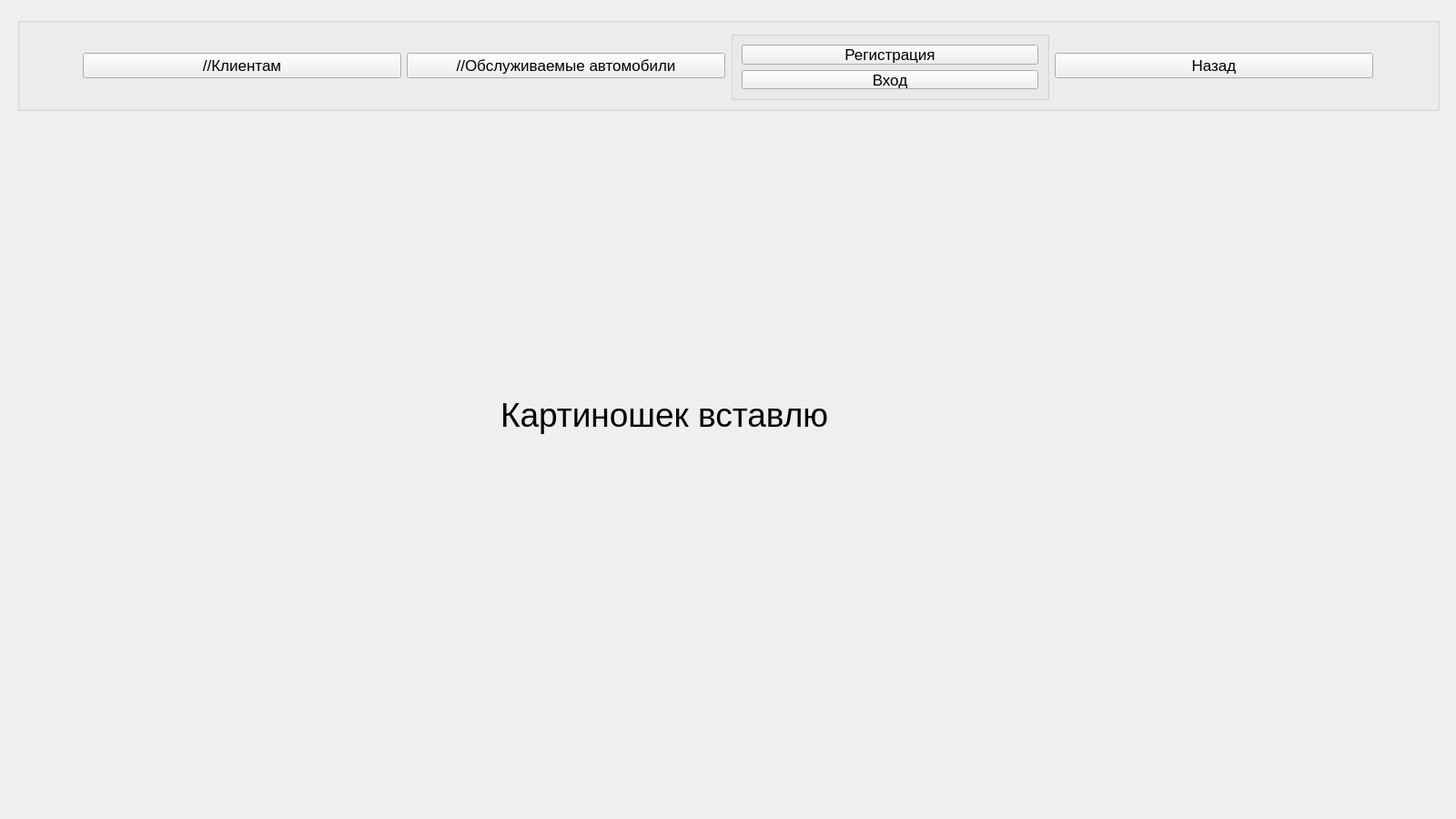
<?xml version="1.0" encoding="UTF-8"?>
<ui version="4.0">
 <class>mainWidget</class>
 <widget class="QWidget" name="mainWidget">
  <property name="geometry">
   <rect>
    <x>0</x>
    <y>0</y>
    <width>1600</width>
    <height>900</height>
   </rect>
  </property>
  <property name="minimumSize">
   <size>
    <width>1600</width>
    <height>900</height>
   </size>
  </property>
  <property name="windowTitle">
   <string>LandRover Group</string>
  </property>
  <widget class="QStackedWidget" name="mainWidgets">
   <property name="geometry">
    <rect>
     <x>10</x>
     <y>130</y>
     <width>1581</width>
     <height>761</height>
    </rect>
   </property>
   <property name="minimumSize">
    <size>
     <width>1581</width>
     <height>761</height>
    </size>
   </property>
   <property name="maximumSize">
    <size>
     <width>1312341</width>
     <height>213231</height>
    </size>
   </property>
   <property name="currentIndex">
    <number>1</number>
   </property>
   <widget class="QWidget" name="Authorization">
    <layout class="QGridLayout" name="gridLayout_9">
     <item row="0" column="1">
      <widget class="QGroupBox" name="groupBox_5">
       <property name="font">
        <font>
         <pointsize>14</pointsize>
        </font>
       </property>
       <property name="title">
        <string>Авторизация</string>
       </property>
       <property name="alignment">
        <set>Qt::AlignCenter</set>
       </property>
       <layout class="QGridLayout" name="gridLayout_11">
        <item row="3" column="1">
         <spacer name="verticalSpacer_6">
          <property name="orientation">
           <enum>Qt::Vertical</enum>
          </property>
          <property name="sizeHint" stdset="0">
           <size>
            <width>20</width>
            <height>40</height>
           </size>
          </property>
         </spacer>
        </item>
        <item row="2" column="0">
         <spacer name="horizontalSpacer_5">
          <property name="orientation">
           <enum>Qt::Horizontal</enum>
          </property>
          <property name="sizeHint" stdset="0">
           <size>
            <width>40</width>
            <height>20</height>
           </size>
          </property>
         </spacer>
        </item>
        <item row="0" column="1">
         <spacer name="verticalSpacer_5">
          <property name="orientation">
           <enum>Qt::Vertical</enum>
          </property>
          <property name="sizeHint" stdset="0">
           <size>
            <width>20</width>
            <height>40</height>
           </size>
          </property>
         </spacer>
        </item>
        <item row="2" column="1">
         <layout class="QVBoxLayout" name="verticalLayout_4">
          <item>
           <layout class="QHBoxLayout" name="horizontalLayout_8">
            <item>
             <widget class="QRadioButton" name="radioButtonEmployee">
              <property name="minimumSize">
               <size>
                <width>0</width>
                <height>50</height>
               </size>
              </property>
              <property name="cursor">
               <cursorShape>PointingHandCursor</cursorShape>
              </property>
              <property name="text">
               <string>Сотрудник</string>
              </property>
             </widget>
            </item>
            <item>
             <widget class="QRadioButton" name="radioButtonClient">
              <property name="minimumSize">
               <size>
                <width>0</width>
                <height>50</height>
               </size>
              </property>
              <property name="cursor">
               <cursorShape>PointingHandCursor</cursorShape>
              </property>
              <property name="text">
               <string>Клиент</string>
              </property>
             </widget>
            </item>
           </layout>
          </item>
          <item>
           <spacer name="verticalSpacer_7">
            <property name="orientation">
             <enum>Qt::Vertical</enum>
            </property>
            <property name="sizeHint" stdset="0">
             <size>
              <width>20</width>
              <height>40</height>
             </size>
            </property>
           </spacer>
          </item>
          <item>
           <layout class="QHBoxLayout" name="horizontalLayout_5">
            <item>
             <widget class="QLabel" name="label_7">
              <property name="text">
               <string>Логин:</string>
              </property>
              <property name="alignment">
               <set>Qt::AlignCenter</set>
              </property>
             </widget>
            </item>
            <item>
             <widget class="QLineEdit" name="lineEdit">
              <property name="minimumSize">
               <size>
                <width>0</width>
                <height>40</height>
               </size>
              </property>
              <property name="maximumSize">
               <size>
                <width>428</width>
                <height>16777215</height>
               </size>
              </property>
             </widget>
            </item>
           </layout>
          </item>
          <item>
           <layout class="QHBoxLayout" name="horizontalLayout_6">
            <item>
             <widget class="QLabel" name="label_8">
              <property name="text">
               <string>Пароль:</string>
              </property>
              <property name="alignment">
               <set>Qt::AlignCenter</set>
              </property>
             </widget>
            </item>
            <item>
             <widget class="QLineEdit" name="lineEdit_2">
              <property name="minimumSize">
               <size>
                <width>0</width>
                <height>40</height>
               </size>
              </property>
              <property name="maximumSize">
               <size>
                <width>428</width>
                <height>16777215</height>
               </size>
              </property>
              <property name="echoMode">
               <enum>QLineEdit::Password</enum>
              </property>
             </widget>
            </item>
           </layout>
          </item>
          <item>
           <layout class="QHBoxLayout" name="horizontalLayout_7">
            <item>
             <widget class="QLabel" name="labelCode">
              <property name="text">
               <string>Код:</string>
              </property>
              <property name="alignment">
               <set>Qt::AlignCenter</set>
              </property>
             </widget>
            </item>
            <item>
             <widget class="QLineEdit" name="lineEditCode">
              <property name="minimumSize">
               <size>
                <width>0</width>
                <height>40</height>
               </size>
              </property>
              <property name="maximumSize">
               <size>
                <width>428</width>
                <height>16777215</height>
               </size>
              </property>
              <property name="echoMode">
               <enum>QLineEdit::Password</enum>
              </property>
             </widget>
            </item>
           </layout>
          </item>
          <item>
           <widget class="QPushButton" name="pushButtonEntering">
            <property name="minimumSize">
             <size>
              <width>0</width>
              <height>50</height>
             </size>
            </property>
            <property name="cursor">
             <cursorShape>PointingHandCursor</cursorShape>
            </property>
            <property name="text">
             <string>Вход</string>
            </property>
           </widget>
          </item>
         </layout>
        </item>
        <item row="2" column="2">
         <spacer name="horizontalSpacer_6">
          <property name="orientation">
           <enum>Qt::Horizontal</enum>
          </property>
          <property name="sizeHint" stdset="0">
           <size>
            <width>40</width>
            <height>20</height>
           </size>
          </property>
         </spacer>
        </item>
        <item row="1" column="1">
         <widget class="QPushButton" name="pushButton_2">
          <property name="minimumSize">
           <size>
            <width>0</width>
            <height>50</height>
           </size>
          </property>
          <property name="text">
           <string>Вернуться</string>
          </property>
         </widget>
        </item>
       </layout>
      </widget>
     </item>
    </layout>
   </widget>
   <widget class="QWidget" name="startPage">
    <widget class="QLabel" name="label_6">
     <property name="geometry">
      <rect>
       <x>540</x>
       <y>180</y>
       <width>461</width>
       <height>291</height>
      </rect>
     </property>
     <property name="font">
      <font>
       <pointsize>28</pointsize>
      </font>
     </property>
     <property name="text">
      <string>Картиношек вставлю</string>
     </property>
    </widget>
   </widget>
   <widget class="QWidget" name="Regist">
    <layout class="QGridLayout" name="gridLayout_7">
     <item row="0" column="0">
      <widget class="QGroupBox" name="groupBox_4">
       <property name="font">
        <font>
         <pointsize>14</pointsize>
        </font>
       </property>
       <property name="title">
        <string>Регистрация</string>
       </property>
       <property name="alignment">
        <set>Qt::AlignCenter</set>
       </property>
       <layout class="QGridLayout" name="gridLayout_8">
        <item row="1" column="0">
         <spacer name="horizontalSpacer_3">
          <property name="orientation">
           <enum>Qt::Horizontal</enum>
          </property>
          <property name="sizeHint" stdset="0">
           <size>
            <width>40</width>
            <height>20</height>
           </size>
          </property>
         </spacer>
        </item>
        <item row="1" column="2">
         <spacer name="horizontalSpacer_4">
          <property name="orientation">
           <enum>Qt::Horizontal</enum>
          </property>
          <property name="sizeHint" stdset="0">
           <size>
            <width>100</width>
            <height>20</height>
           </size>
          </property>
         </spacer>
        </item>
        <item row="1" column="1">
         <layout class="QVBoxLayout" name="verticalLayout_3">
          <item>
           <layout class="QVBoxLayout" name="verticalLayout_2">
            <item>
             <widget class="QPushButton" name="pushButtonBackMain">
              <property name="minimumSize">
               <size>
                <width>0</width>
                <height>50</height>
               </size>
              </property>
              <property name="maximumSize">
               <size>
                <width>10012331</width>
                <height>16777215</height>
               </size>
              </property>
              <property name="text">
               <string>Вернуться</string>
              </property>
             </widget>
            </item>
            <item>
             <spacer name="verticalSpacer_4">
              <property name="orientation">
               <enum>Qt::Vertical</enum>
              </property>
              <property name="sizeHint" stdset="0">
               <size>
                <width>20</width>
                <height>40</height>
               </size>
              </property>
             </spacer>
            </item>
            <item>
             <layout class="QHBoxLayout" name="horizontalLayout">
              <item>
               <widget class="QLabel" name="label_2">
                <property name="font">
                 <font>
                  <pointsize>14</pointsize>
                 </font>
                </property>
                <property name="text">
                 <string>Логин:</string>
                </property>
                <property name="alignment">
                 <set>Qt::AlignCenter</set>
                </property>
               </widget>
              </item>
              <item>
               <widget class="QLineEdit" name="usernameLineEdit">
                <property name="minimumSize">
                 <size>
                  <width>0</width>
                  <height>40</height>
                 </size>
                </property>
                <property name="maximumSize">
                 <size>
                  <width>405</width>
                  <height>16777215</height>
                 </size>
                </property>
                <property name="font">
                 <font>
                  <pointsize>14</pointsize>
                 </font>
                </property>
               </widget>
              </item>
             </layout>
            </item>
            <item>
             <layout class="QHBoxLayout" name="horizontalLayout_2">
              <item>
               <widget class="QLabel" name="label_3">
                <property name="font">
                 <font>
                  <pointsize>14</pointsize>
                 </font>
                </property>
                <property name="text">
                 <string>Пароль:</string>
                </property>
                <property name="alignment">
                 <set>Qt::AlignCenter</set>
                </property>
               </widget>
              </item>
              <item>
               <widget class="QLineEdit" name="passwordLineEdit">
                <property name="minimumSize">
                 <size>
                  <width>0</width>
                  <height>40</height>
                 </size>
                </property>
                <property name="maximumSize">
                 <size>
                  <width>405</width>
                  <height>16777215</height>
                 </size>
                </property>
                <property name="font">
                 <font>
                  <pointsize>14</pointsize>
                 </font>
                </property>
                <property name="echoMode">
                 <enum>QLineEdit::Password</enum>
                </property>
               </widget>
              </item>
             </layout>
            </item>
            <item>
             <layout class="QHBoxLayout" name="horizontalLayout_3">
              <item>
               <widget class="QLabel" name="label_4">
                <property name="font">
                 <font>
                  <pointsize>14</pointsize>
                 </font>
                </property>
                <property name="text">
                 <string>Ваше имя:</string>
                </property>
                <property name="alignment">
                 <set>Qt::AlignCenter</set>
                </property>
               </widget>
              </item>
              <item>
               <widget class="QLineEdit" name="nameLineEdit">
                <property name="minimumSize">
                 <size>
                  <width>0</width>
                  <height>40</height>
                 </size>
                </property>
                <property name="maximumSize">
                 <size>
                  <width>405</width>
                  <height>16777215</height>
                 </size>
                </property>
                <property name="font">
                 <font>
                  <pointsize>14</pointsize>
                  <bold>false</bold>
                  <stylestrategy>PreferAntialias</stylestrategy>
                 </font>
                </property>
               </widget>
              </item>
             </layout>
            </item>
            <item>
             <layout class="QHBoxLayout" name="horizontalLayout_4">
              <item>
               <widget class="QLabel" name="label_5">
                <property name="font">
                 <font>
                  <pointsize>14</pointsize>
                 </font>
                </property>
                <property name="text">
                 <string>Почта:</string>
                </property>
                <property name="alignment">
                 <set>Qt::AlignCenter</set>
                </property>
               </widget>
              </item>
              <item>
               <widget class="QLineEdit" name="emailLineEdit">
                <property name="minimumSize">
                 <size>
                  <width>0</width>
                  <height>40</height>
                 </size>
                </property>
                <property name="maximumSize">
                 <size>
                  <width>405</width>
                  <height>16777215</height>
                 </size>
                </property>
                <property name="font">
                 <font>
                  <pointsize>14</pointsize>
                 </font>
                </property>
               </widget>
              </item>
             </layout>
            </item>
           </layout>
          </item>
          <item>
           <widget class="QPushButton" name="pushButtonRegist">
            <property name="minimumSize">
             <size>
              <width>0</width>
              <height>50</height>
             </size>
            </property>
            <property name="font">
             <font>
              <pointsize>14</pointsize>
              <stylestrategy>PreferDefault</stylestrategy>
             </font>
            </property>
            <property name="cursor">
             <cursorShape>PointingHandCursor</cursorShape>
            </property>
            <property name="text">
             <string>Зарегистрироваться</string>
            </property>
           </widget>
          </item>
         </layout>
        </item>
        <item row="0" column="1">
         <spacer name="verticalSpacer_2">
          <property name="orientation">
           <enum>Qt::Vertical</enum>
          </property>
          <property name="sizeHint" stdset="0">
           <size>
            <width>20</width>
            <height>40</height>
           </size>
          </property>
         </spacer>
        </item>
        <item row="2" column="1">
         <spacer name="verticalSpacer_3">
          <property name="orientation">
           <enum>Qt::Vertical</enum>
          </property>
          <property name="sizeHint" stdset="0">
           <size>
            <width>20</width>
            <height>40</height>
           </size>
          </property>
         </spacer>
        </item>
       </layout>
      </widget>
     </item>
    </layout>
   </widget>
  </widget>
  <widget class="QStackedWidget" name="infoWidgets">
   <property name="geometry">
    <rect>
     <x>10</x>
     <y>10</y>
     <width>1581</width>
     <height>121</height>
    </rect>
   </property>
   <property name="minimumSize">
    <size>
     <width>1581</width>
     <height>121</height>
    </size>
   </property>
   <property name="maximumSize">
    <size>
     <width>1581</width>
     <height>121</height>
    </size>
   </property>
   <property name="font">
    <font>
     <pointsize>13</pointsize>
    </font>
   </property>
   <property name="currentIndex">
    <number>1</number>
   </property>
   <widget class="QWidget" name="mainPage">
    <layout class="QGridLayout" name="gridLayout_2">
     <item row="1" column="0">
      <widget class="QGroupBox" name="groupBox">
       <property name="title">
        <string/>
       </property>
       <layout class="QGridLayout" name="gridLayout_3">
        <item row="0" column="0">
         <layout class="QGridLayout" name="gridLayout">
          <item row="0" column="2">
           <widget class="QLabel" name="label">
            <property name="font">
             <font>
              <pointsize>14</pointsize>
             </font>
            </property>
            <property name="text">
             <string>Britain Garage</string>
            </property>
           </widget>
          </item>
          <item row="0" column="0">
           <spacer name="horizontalSpacer">
            <property name="orientation">
             <enum>Qt::Horizontal</enum>
            </property>
            <property name="sizeHint" stdset="0">
             <size>
              <width>550</width>
              <height>20</height>
             </size>
            </property>
           </spacer>
          </item>
          <item row="0" column="3">
           <spacer name="horizontalSpacer_2">
            <property name="orientation">
             <enum>Qt::Horizontal</enum>
            </property>
            <property name="sizeHint" stdset="0">
             <size>
              <width>462</width>
              <height>20</height>
             </size>
            </property>
           </spacer>
          </item>
          <item row="0" column="4">
           <widget class="QPushButton" name="pushButton">
            <property name="minimumSize">
             <size>
              <width>150</width>
              <height>45</height>
             </size>
            </property>
            <property name="cursor">
             <cursorShape>PointingHandCursor</cursorShape>
            </property>
            <property name="text">
             <string>Информация</string>
            </property>
           </widget>
          </item>
          <item row="0" column="1">
           <spacer name="verticalSpacer">
            <property name="orientation">
             <enum>Qt::Vertical</enum>
            </property>
            <property name="sizeHint" stdset="0">
             <size>
              <width>145</width>
              <height>40</height>
             </size>
            </property>
           </spacer>
          </item>
         </layout>
        </item>
       </layout>
      </widget>
     </item>
    </layout>
   </widget>
   <widget class="QWidget" name="page_4">
    <layout class="QGridLayout" name="gridLayout_4">
     <item row="1" column="0">
      <widget class="QGroupBox" name="groupBox_2">
       <property name="minimumSize">
        <size>
         <width>1561</width>
         <height>0</height>
        </size>
       </property>
       <property name="title">
        <string/>
       </property>
       <layout class="QGridLayout" name="gridLayout_6">
        <item row="0" column="0">
         <layout class="QGridLayout" name="gridLayout_5">
          <item row="0" column="2">
           <widget class="QPushButton" name="pushButtonCars">
            <property name="maximumSize">
             <size>
              <width>350</width>
              <height>16777215</height>
             </size>
            </property>
            <property name="cursor">
             <cursorShape>PointingHandCursor</cursorShape>
            </property>
            <property name="text">
             <string>//Обслуживаемые автомобили</string>
            </property>
           </widget>
          </item>
          <item row="0" column="4">
           <widget class="QPushButton" name="pushButtonBackInfo">
            <property name="maximumSize">
             <size>
              <width>350</width>
              <height>16777215</height>
             </size>
            </property>
            <property name="cursor">
             <cursorShape>PointingHandCursor</cursorShape>
            </property>
            <property name="text">
             <string>Назад</string>
            </property>
           </widget>
          </item>
          <item row="0" column="1">
           <widget class="QPushButton" name="pushButtonForClient">
            <property name="maximumSize">
             <size>
              <width>350</width>
              <height>16777215</height>
             </size>
            </property>
            <property name="cursor">
             <cursorShape>PointingHandCursor</cursorShape>
            </property>
            <property name="text">
             <string>//Клиентам</string>
            </property>
           </widget>
          </item>
          <item row="0" column="3">
           <widget class="QGroupBox" name="groupBox_3">
            <property name="minimumSize">
             <size>
              <width>0</width>
              <height>70</height>
             </size>
            </property>
            <property name="maximumSize">
             <size>
              <width>350</width>
              <height>16777215</height>
             </size>
            </property>
            <property name="title">
             <string/>
            </property>
            <layout class="QVBoxLayout" name="verticalLayout">
             <item>
              <widget class="QPushButton" name="pushButtonRegistrationMenu">
               <property name="minimumSize">
                <size>
                 <width>0</width>
                 <height>0</height>
                </size>
               </property>
               <property name="cursor">
                <cursorShape>PointingHandCursor</cursorShape>
               </property>
               <property name="text">
                <string>Регистрация</string>
               </property>
              </widget>
             </item>
             <item>
              <widget class="QPushButton" name="pushButtonAuthorization">
               <property name="cursor">
                <cursorShape>PointingHandCursor</cursorShape>
               </property>
               <property name="text">
                <string>Вход</string>
               </property>
              </widget>
             </item>
            </layout>
           </widget>
          </item>
         </layout>
        </item>
       </layout>
      </widget>
     </item>
    </layout>
   </widget>
  </widget>
 </widget>
 <resources/>
 <connections/>
</ui>
